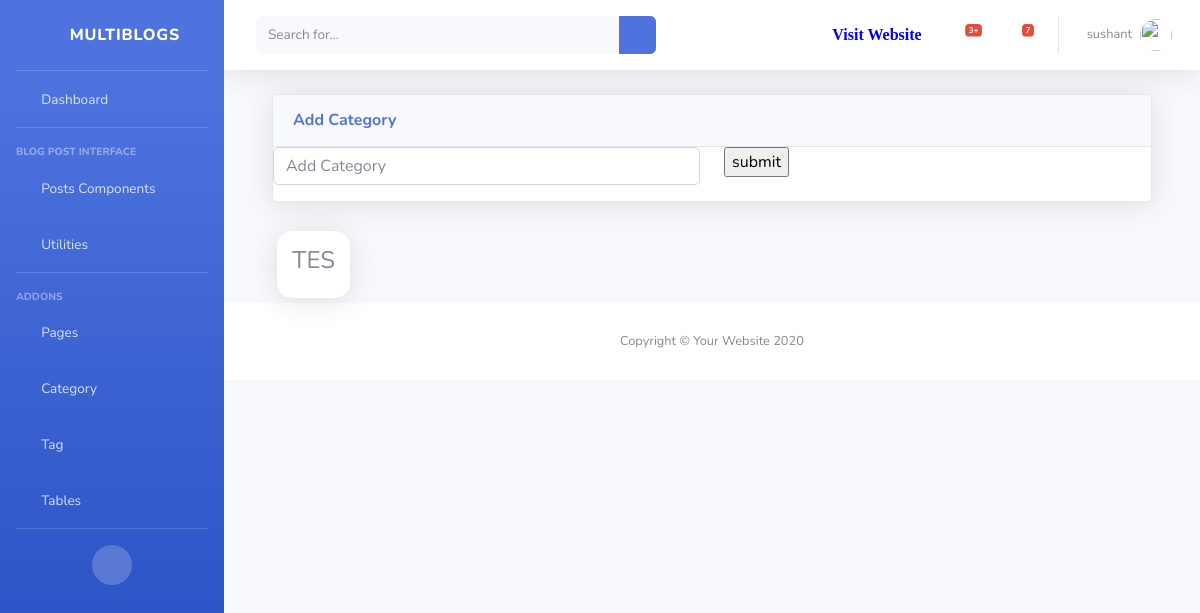
Before: /dashboard/category/ (signed in) with the older database file.
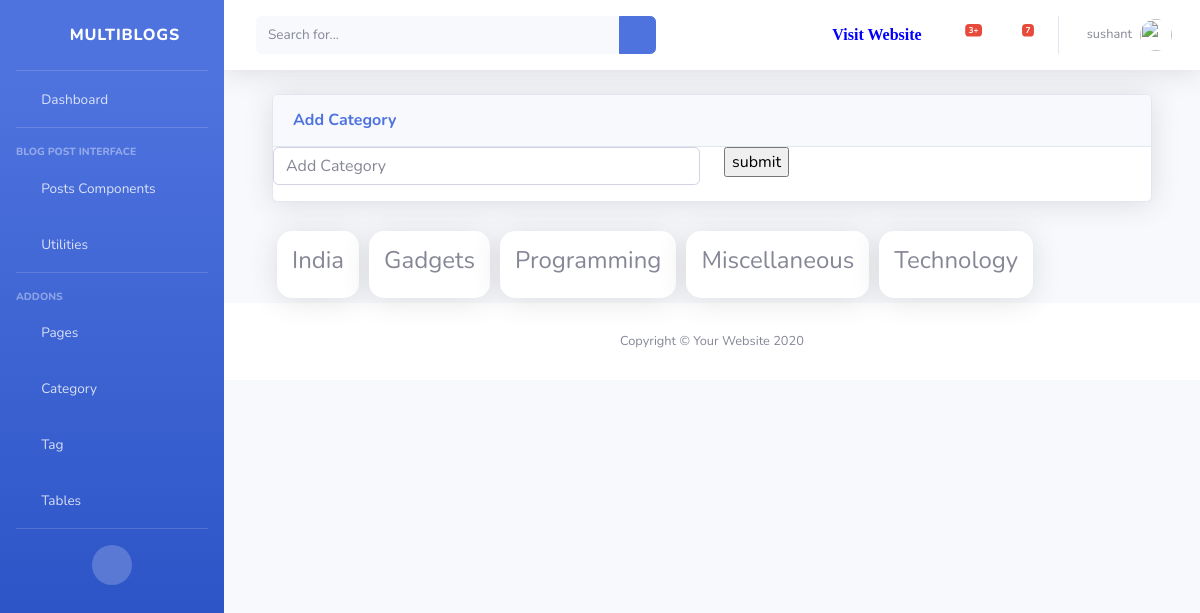
After: the same page with the newer database file.
### blogapp/models.py (models this page shows)
class Catagory(models.Model):
    name = models.CharField(max_length=200, null=True)
    slug = models.SlugField(null=True)
    image = models.CharField(max_length=300, null=True, blank=True )
    description = models.CharField(max_length=500, null=True,blank=True, verbose_name='Description')
    class Meta:
        verbose_name_plural = 'Catagory'
    def __str__(self):
        return str(self.name)

### dashboard/views.py (the view)
# urls.py: path('category/', views.CatagoryFunction.as_view(), name='category'),
class CatagoryFunction(View):
    @method_decorator(login_required(login_url='login'))
    def dispatch(self,request,*args,**kwargs):
        return super().dispatch(request,*args,**kwargs)
    def get(self, request,*args,**kwargs):
        catagory_obj = Catagory.objects.all().order_by('-id')
        context ={
            'catagory':catagory_obj
        }
        return render(request,'dashboard/catagory/catagory.html', context)

### blogapp/context_processors.py (called while the page is built)
def globalVariable(request):
    category = Catagory.objects.all()\
        .annotate(post_count=Count('blog'))\
        .filter(blog__isnull=False)\
        .order_by('-post_count')[:4]
    category_count = category.count()
    context = {
        'category':category,
        'cat_count':category_count
        }
    return context

### templates/dashboard/catagory/catagory.html (shortened to what this page needs)
{% extends 'dashboard/base/base.html' %}
{% block body %}
<div class="container-fluid">
    <div class="card shadow mb-4">
        <div class="card-header py-3">
            <h6 class="m-0 font-weight-bold text-primary">Add Category</h6>
        </div>
    <form action="{% url 'add_category' %}" method="POST">
        <div class="row">
            <div class="col">
                <div class="form-group">
                <input type="text" class="form-control" placeholder="Add Category" name="catagory">
                </div>
            </div>
            <div class="col">
                <input type="submit" value="submit">
            </div>
        </div>
    </form>
</div>
    <div class="category_wrap">
        {% for cat in catagory %}
        <div class="category">
            <h4>{{cat}}</h4>
        </div>
        {% endfor %}
    </div>
</div>
{% endblock %}

Changed rows visible on the page:
removed Catagory: name "TES"
added Catagory: name "India"
added Catagory: name "Gadgets"
added Catagory: name "Programming"
added Catagory: name "Miscellaneous"
added Catagory: name "Technology"
